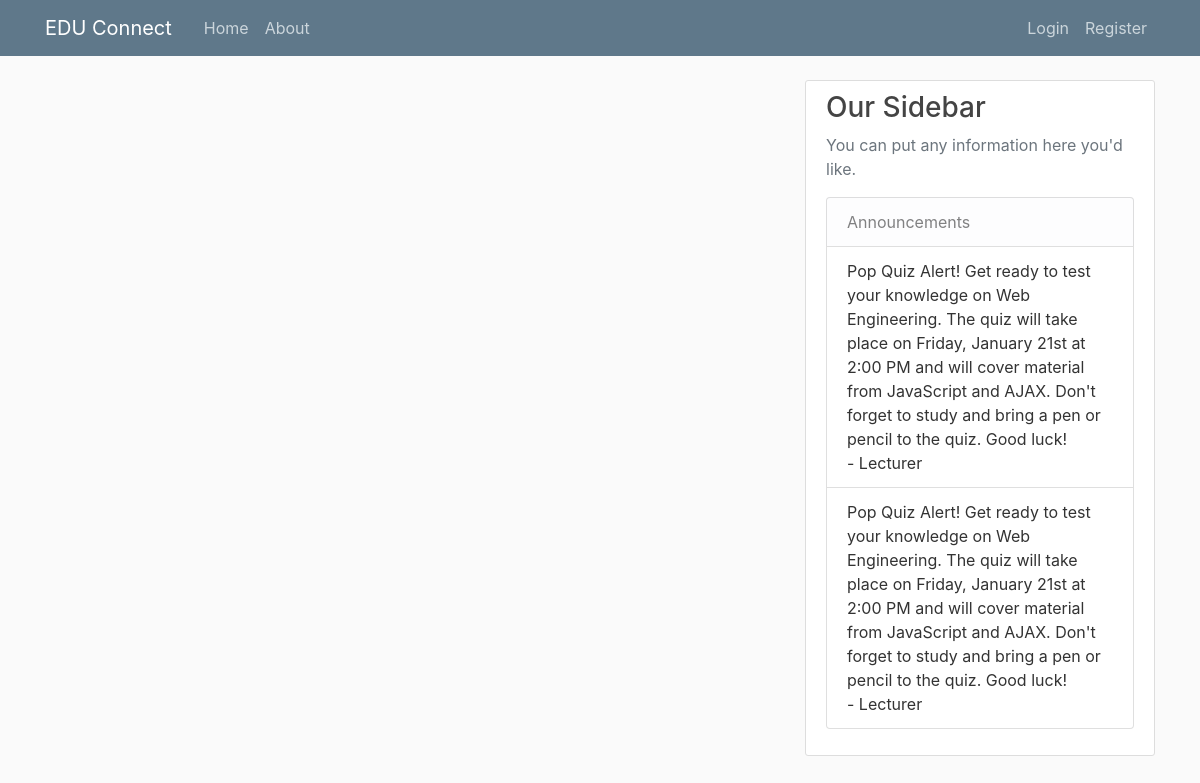
The page /announcements on the database its author committed.
### EDUConnect/models.py (models this page shows, shortened)
class Announcement(db.Model):
    id = db.Column(db.Integer, primary_key=True)
    title = db.Column(db.String(100), nullable=False)
    content = db.Column(db.Text, nullable=False)
    author_id = db.Column(db.Integer, db.ForeignKey('user.id'), nullable=False)
    created_at = db.Column(db.DateTime, default=datetime.utcnow)
    author = db.relationship("User", backref="announcements", lazy=True)

class User(db.Model, UserMixin):
    id = db.Column(db.Integer, primary_key=True)
    username = db.Column(db.String(20), unique=True, nullable=False)
    email = db.Column(db.String(120), unique=True, nullable=False)
    image_file = db.Column(db.String(20), nullable=False, default='default.jpg')
    password = db.Column(db.String(60), nullable=False)
    posts = db.relationship('Post', backref='author', lazy=True)
    comments = db.relationship('Comment', backref='user', passive_deletes=True)
    role = db.Column(db.String(20), nullable=False, default='user')

### EDUConnect/announcements/routes.py (the view)
@announcements.route("/announcements", methods=["GET", "POST"])
def all_announcements():
    announcements = Announcement.query.all()
    return render_template('layout.html', announcements=announcements)

### EDUConnect/templates/layout.html (shortened to what this page needs)
<!DOCTYPE html>
<html>
<head>
    <link rel="stylesheet" href="https://maxcdn.bootstrapcdn.com/bootstrap/4.0.0/css/bootstrap.min.css">
    <link rel="stylesheet" type="text/css" href="{{ url_for('static', filename='main.css') }}">
</head>
<body>
    <header class="site-header">
      <nav class="navbar navbar-expand-md navbar-dark bg-steel fixed-top">
        <div class="container">
          <a class="navbar-brand mr-4" href="/">EDU Connect </a>
          <div class="collapse navbar-collapse" id="navbarToggle">
            <div class="navbar-nav mr-auto">
              <a class="nav-item nav-link" href="{{ url_for('main.home') }}">Home</a>
              <a class="nav-item nav-link" href="{{ url_for('main.about') }}">About</a>
            </div>
            <div class="navbar-nav">
              {% if current_user.is_authenticated %}
                {% if current_user.role == "lecturer"%}
                  <a class="nav-item nav-link" href="{{ url_for('announcements.new_announcement') }}">New Announcement</a>
                {% endif %}
                {% if current_user.role == "admin"%}
                  <a class="nav-item nav-link" href="{{ url_for('announcements.new_announcement') }}">New Announcement</a>
                {% endif %}
                <a class="nav-item nav-link" href="{{ url_for('posts.new_post') }}">New Post</a>
                <a class="nav-item nav-link" href="{{ url_for('users.account') }}">Account</a>
                <a class="nav-item nav-link" style="color:white;">{{current_user.username}}</a>
                <a class="nav-item nav-link" href="{{ url_for('users.logout') }}">Logout</a>
              {% else %}
                <a class="nav-item nav-link" href="{{ url_for('users.login') }}">Login</a>
                <a class="nav-item nav-link" href="{{ url_for('users.register') }}">Register</a>
              {% endif %}
            </div>
          </div>
        </div>
      </nav>
    </header>
    <main role="main" class="container">
      <div class="row">
        <div class="col-md-8">
        </div>
        <div class="col-md-4">
          <div class="content-section">
            <h3>Our Sidebar</h3>
            <p class='text-muted'>You can put any information here you'd like.
              <ul class="list-group">
                  <li class="list-group-item list-group-item-light">Announcements</li>
                  {% for announcement in announcements %}
                    <li class="list-group-item">{{ announcement.content }} <br> - {{ announcement.author.username }}</li>
                  {% endfor %}
              </ul>
            </p>
          </div>
        </div>
      </div>
    </main>
</body>
</html>

### EDUConnect/static/main.css (style rules this page uses)
body { background: #fafafa; color: #333333; margin-top: 5rem; }
h1, h2, h3, h4, h5, h6 { color: #444444; }
.bg-steel { background-color: #5f788a; }
.site-header .navbar-nav .nav-link { color: #cbd5db; }
.content-section { background: #ffffff; padding: 10px 20px; border: 1px solid #dddddd; border-radius: 3px; margin-bottom: 20px; }

### rows shown on the page
Announcement: content "Pop Quiz Alert! Get ready to test your knowledge on Web Engineering. The quiz will take place on Friday, January 21st at 2:00 PM and will cover material from JavaScript and AJAX. Don't forget to study and bring a pen or pencil to the quiz. Good luck!", author.username "Lecturer"
Announcement: content "Pop Quiz Alert! Get ready to test your knowledge on Web Engineering. The quiz will take place on Friday, January 21st at 2:00 PM and will cover material from JavaScript and AJAX. Don't forget to study and bring a pen or pencil to the quiz. Good luck!", author.username "Lecturer"
